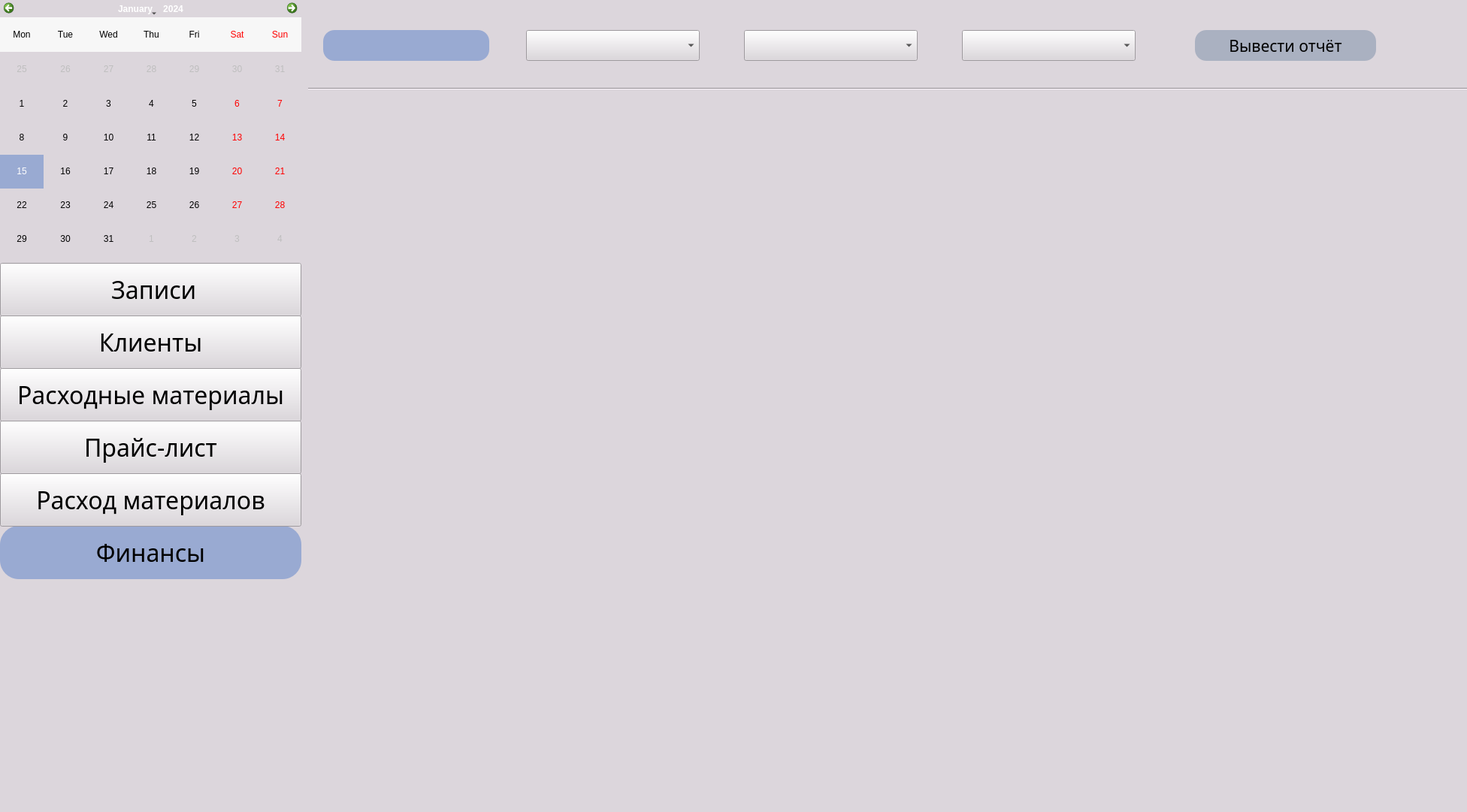
<?xml version="1.0" encoding="UTF-8"?>
<ui version="4.0">
 <class>MainWindow</class>
 <widget class="QMainWindow" name="MainWindow">
  <property name="geometry">
   <rect>
    <x>0</x>
    <y>0</y>
    <width>1952</width>
    <height>1081</height>
   </rect>
  </property>
  <property name="windowTitle">
   <string>MainWindow</string>
  </property>
  <property name="styleSheet">
   <string notr="true">
background-color: #DCD6DC;
</string>
  </property>
  <widget class="QWidget" name="centralwidget">
   <widget class="QCalendarWidget" name="calendar">
    <property name="geometry">
     <rect>
      <x>0</x>
      <y>0</y>
      <width>401</width>
      <height>341</height>
     </rect>
    </property>
    <property name="styleSheet">
     <string notr="true"> font: 12pt &quot;News Cycle&quot;;
selection-background-color: #99AAD2;</string>
    </property>
    <property name="verticalHeaderFormat">
     <enum>QCalendarWidget::NoVerticalHeader</enum>
    </property>
   </widget>
   <widget class="QPushButton" name="recordsBtn">
    <property name="geometry">
     <rect>
      <x>0</x>
      <y>350</y>
      <width>401</width>
      <height>71</height>
     </rect>
    </property>
    <property name="font">
     <font>
      <family>News Cycle</family>
      <pointsize>24</pointsize>
      <weight>50</weight>
      <italic>false</italic>
      <bold>false</bold>
      <underline>false</underline>
      <strikeout>false</strikeout>
      <stylestrategy>PreferDefault</stylestrategy>
      <kerning>true</kerning>
     </font>
    </property>
    <property name="cursor">
     <cursorShape>OpenHandCursor</cursorShape>
    </property>
    <property name="styleSheet">
     <string notr="true">QPushButton:hover{
border: none;
border-radius: 25px;
background-color: #99AAD2;
}</string>
    </property>
    <property name="text">
     <string> Записи</string>
    </property>
   </widget>
   <widget class="QPushButton" name="clientBtn">
    <property name="geometry">
     <rect>
      <x>0</x>
      <y>420</y>
      <width>401</width>
      <height>71</height>
     </rect>
    </property>
    <property name="font">
     <font>
      <family>News Cycle</family>
      <pointsize>24</pointsize>
     </font>
    </property>
    <property name="cursor">
     <cursorShape>OpenHandCursor</cursorShape>
    </property>
    <property name="styleSheet">
     <string notr="true">QPushButton:hover{
border: none;
border-radius: 25px;
background-color: #99AAD2;
}</string>
    </property>
    <property name="text">
     <string>Клиенты</string>
    </property>
   </widget>
   <widget class="QPushButton" name="consumBtn">
    <property name="geometry">
     <rect>
      <x>0</x>
      <y>490</y>
      <width>401</width>
      <height>71</height>
     </rect>
    </property>
    <property name="font">
     <font>
      <family>News Cycle</family>
      <pointsize>24</pointsize>
     </font>
    </property>
    <property name="cursor">
     <cursorShape>OpenHandCursor</cursorShape>
    </property>
    <property name="styleSheet">
     <string notr="true">QPushButton:hover{
border: none;
border-radius: 25px;
background-color: #99AAD2;
}</string>
    </property>
    <property name="text">
     <string>Расходные материалы</string>
    </property>
   </widget>
   <widget class="QPushButton" name="priceBtn">
    <property name="geometry">
     <rect>
      <x>0</x>
      <y>560</y>
      <width>401</width>
      <height>71</height>
     </rect>
    </property>
    <property name="font">
     <font>
      <family>News Cycle</family>
      <pointsize>24</pointsize>
     </font>
    </property>
    <property name="cursor">
     <cursorShape>OpenHandCursor</cursorShape>
    </property>
    <property name="styleSheet">
     <string notr="true">QPushButton:hover{
border: none;
border-radius: 25px;
background-color: #99AAD2;
}</string>
    </property>
    <property name="text">
     <string>Прайс-лист</string>
    </property>
   </widget>
   <widget class="QPushButton" name="finanBtn">
    <property name="geometry">
     <rect>
      <x>0</x>
      <y>700</y>
      <width>401</width>
      <height>71</height>
     </rect>
    </property>
    <property name="font">
     <font>
      <family>News Cycle</family>
      <pointsize>24</pointsize>
     </font>
    </property>
    <property name="cursor">
     <cursorShape>OpenHandCursor</cursorShape>
    </property>
    <property name="styleSheet">
     <string notr="true">QPushButton{
border: none;
border-radius: 25px;
background-color: #99AAD2;
}

</string>
    </property>
    <property name="text">
     <string>Финансы</string>
    </property>
   </widget>
   <widget class="Line" name="line">
    <property name="geometry">
     <rect>
      <x>410</x>
      <y>110</y>
      <width>1571</width>
      <height>16</height>
     </rect>
    </property>
    <property name="orientation">
     <enum>Qt::Horizontal</enum>
    </property>
   </widget>
   <widget class="QPushButton" name="reportBtn">
    <property name="geometry">
     <rect>
      <x>1590</x>
      <y>40</y>
      <width>241</width>
      <height>41</height>
     </rect>
    </property>
    <property name="font">
     <font>
      <family>News Cycle</family>
      <pointsize>16</pointsize>
     </font>
    </property>
    <property name="cursor">
     <cursorShape>OpenHandCursor</cursorShape>
    </property>
    <property name="styleSheet">
     <string notr="true">QPushButton{
border-radius: 15px;
background-color: #AAB1C1;
}</string>
    </property>
    <property name="text">
     <string>Вывести отчёт</string>
    </property>
   </widget>
   <widget class="QComboBox" name="period">
    <property name="geometry">
     <rect>
      <x>700</x>
      <y>40</y>
      <width>231</width>
      <height>41</height>
     </rect>
    </property>
    <property name="font">
     <font>
      <family>News Cycle</family>
      <pointsize>14</pointsize>
     </font>
    </property>
    <property name="currentIndex">
     <number>-1</number>
    </property>
   </widget>
   <widget class="QLabel" name="labelDate">
    <property name="geometry">
     <rect>
      <x>430</x>
      <y>40</y>
      <width>221</width>
      <height>41</height>
     </rect>
    </property>
    <property name="font">
     <font>
      <family>News Cycle</family>
      <pointsize>14</pointsize>
     </font>
    </property>
    <property name="styleSheet">
     <string notr="true">color: #2E2E2E;
background-color: #99AAD2;
border-radius: 15px;
</string>
    </property>
    <property name="text">
     <string/>
    </property>
    <property name="alignment">
     <set>Qt::AlignCenter</set>
    </property>
   </widget>
   <widget class="QPushButton" name="expBtn">
    <property name="geometry">
     <rect>
      <x>0</x>
      <y>630</y>
      <width>401</width>
      <height>71</height>
     </rect>
    </property>
    <property name="font">
     <font>
      <family>News Cycle</family>
      <pointsize>24</pointsize>
     </font>
    </property>
    <property name="cursor">
     <cursorShape>OpenHandCursor</cursorShape>
    </property>
    <property name="styleSheet">
     <string notr="true">QPushButton:hover{
border: none;
border-radius: 25px;
background-color: #99AAD2;
}</string>
    </property>
    <property name="text">
     <string>Расход материалов</string>
    </property>
   </widget>
   <widget class="QComboBox" name="type">
    <property name="geometry">
     <rect>
      <x>990</x>
      <y>40</y>
      <width>231</width>
      <height>41</height>
     </rect>
    </property>
    <property name="font">
     <font>
      <family>News Cycle</family>
      <pointsize>14</pointsize>
     </font>
    </property>
   </widget>
   <widget class="QComboBox" name="displayType">
    <property name="geometry">
     <rect>
      <x>1280</x>
      <y>40</y>
      <width>231</width>
      <height>41</height>
     </rect>
    </property>
    <property name="font">
     <font>
      <family>News Cycle</family>
      <pointsize>14</pointsize>
     </font>
    </property>
   </widget>
   <widget class="QWidget" name="gridLayoutWidget">
    <property name="geometry">
     <rect>
      <x>460</x>
      <y>160</y>
      <width>1411</width>
      <height>851</height>
     </rect>
    </property>
    <layout class="QGridLayout" name="gridLayout"/>
   </widget>
  </widget>
  <widget class="QStatusBar" name="statusbar"/>
 </widget>
 <resources/>
 <connections/>
 <slots>
  <slot>customslot()</slot>
 </slots>
</ui>
